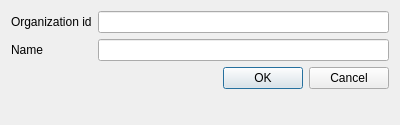
<?xml version="1.0" encoding="UTF-8"?>
<ui version="4.0">
 <class>AddOrganizationDialog</class>
 <widget class="QDialog" name="AddOrganizationDialog">
  <property name="geometry">
   <rect>
    <x>0</x>
    <y>0</y>
    <width>400</width>
    <height>125</height>
   </rect>
  </property>
  <property name="windowTitle">
   <string>Dialog</string>
  </property>
  <layout class="QFormLayout" name="formLayout">
   <item row="0" column="0">
    <widget class="QLabel" name="label">
     <property name="text">
      <string>Organization id</string>
     </property>
    </widget>
   </item>
   <item row="0" column="1">
    <widget class="QLineEdit" name="organizationId"/>
   </item>
   <item row="1" column="0">
    <widget class="QLabel" name="label_2">
     <property name="text">
      <string>Name</string>
     </property>
    </widget>
   </item>
   <item row="1" column="1">
    <widget class="QLineEdit" name="name"/>
   </item>
   <item row="2" column="0" colspan="2">
    <widget class="QDialogButtonBox" name="buttonBox">
     <property name="orientation">
      <enum>Qt::Horizontal</enum>
     </property>
     <property name="standardButtons">
      <set>QDialogButtonBox::Cancel|QDialogButtonBox::Ok</set>
     </property>
    </widget>
   </item>
  </layout>
 </widget>
 <resources/>
 <connections>
  <connection>
   <sender>buttonBox</sender>
   <signal>accepted()</signal>
   <receiver>AddOrganizationDialog</receiver>
   <slot>accept()</slot>
   <hints>
    <hint type="sourcelabel">
     <x>248</x>
     <y>254</y>
    </hint>
    <hint type="destinationlabel">
     <x>157</x>
     <y>274</y>
    </hint>
   </hints>
  </connection>
  <connection>
   <sender>buttonBox</sender>
   <signal>rejected()</signal>
   <receiver>AddOrganizationDialog</receiver>
   <slot>reject()</slot>
   <hints>
    <hint type="sourcelabel">
     <x>316</x>
     <y>260</y>
    </hint>
    <hint type="destinationlabel">
     <x>286</x>
     <y>274</y>
    </hint>
   </hints>
  </connection>
 </connections>
</ui>
